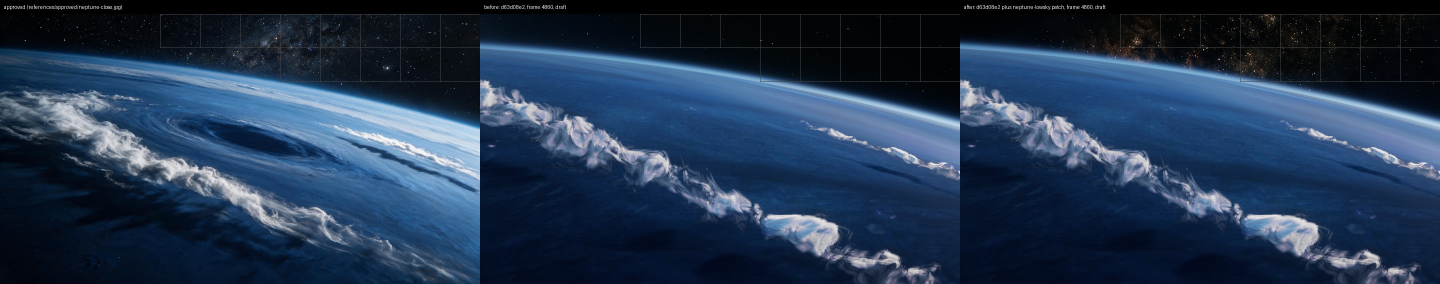
#> input picture assets-src/flightsky/neptune-4860-lowsky.jpg, 2880 x 568 px (shown at 1/2 size)
$ python shiftcheck.py ../../flightsky/neptune-4860-lowsky.jpg ../../flightsky/mercury-615-pits-lifted.png   (older library calls are emulated)
#> lines starting #> are read from the running program, lines starting #| are printed output that depends on the picture
import sys

import cv2
import numpy as np
from PIL import Image


def feat(img):
    f = img.astype(np.float32) / 255
    return cv2.GaussianBlur(f[..., 2] - f[..., 0], (0, 0), 1.5)


def blocks(a, b, block=128, step=64):
    h, w = a.shape
    out = []
    win = cv2.createHanningWindow((block, block), cv2.CV_32F)
    for y in range(0, h - block + 1, step):
        for x in range(0, w - block + 1, step):
            pa, pb = a[y:y + block, x:x + block], b[y:y + block, x:x + block]
            if pa.std() < 0.03:
                continue
            (dx, dy), resp = cv2.phaseCorrelate(pa - pa.mean(), pb - pb.mean(), win)
            out.append((x + block // 2, y + block // 2, dx, dy, resp))
    return np.array(out)


if __name__ == "__main__":
    a = np.asarray(Image.open(sys.argv[1]).convert("RGB"))
#> a is the input picture: shape (568, 2880, 3); mean R, G, B 35.4, 55.1, 80.7
    b = Image.open(sys.argv[2]).convert("RGB")
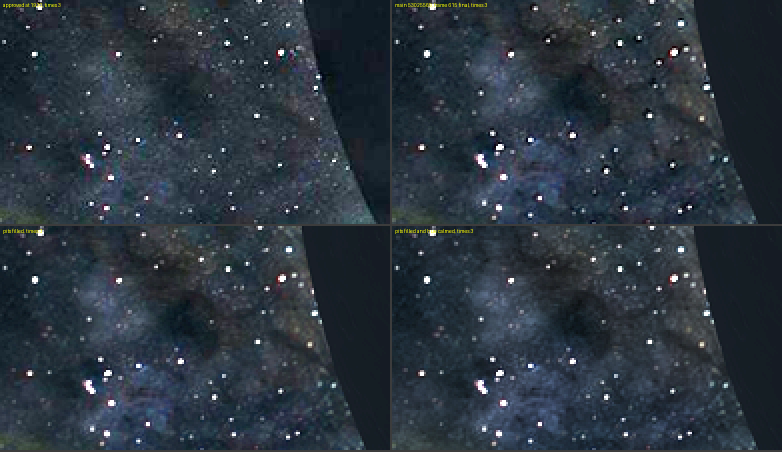
#> input picture assets-src/flightsky/mercury-615-pits-lifted.png, 1564 x 904 px (shown at 1/2 size)
#> b is the input picture: PIL image 1564x904 RGB; mean R, G, B 43.5, 53.5, 63.5
    if b.size != (a.shape[1], a.shape[0]):
        b = b.resize((a.shape[1], a.shape[0]), Image.LANCZOS)
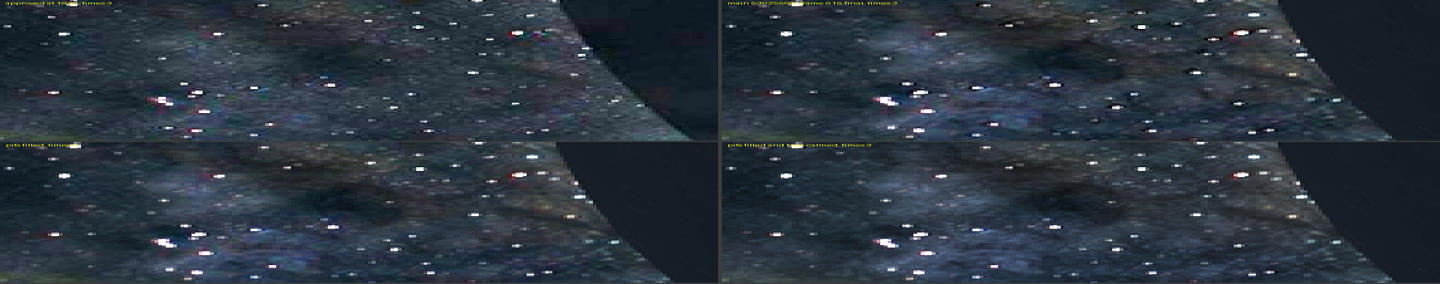
#> b: PIL image 2880x568 RGB (shown at 1/2 size); mean R, G, B 43.5, 53.4, 63.4
    b = np.asarray(b)
    r = blocks(feat(a), feat(b))
#> in feat, `return cv2.GaussianBlur(f[..., 2] - f[..., 0], (0, 0), 1.5)`:
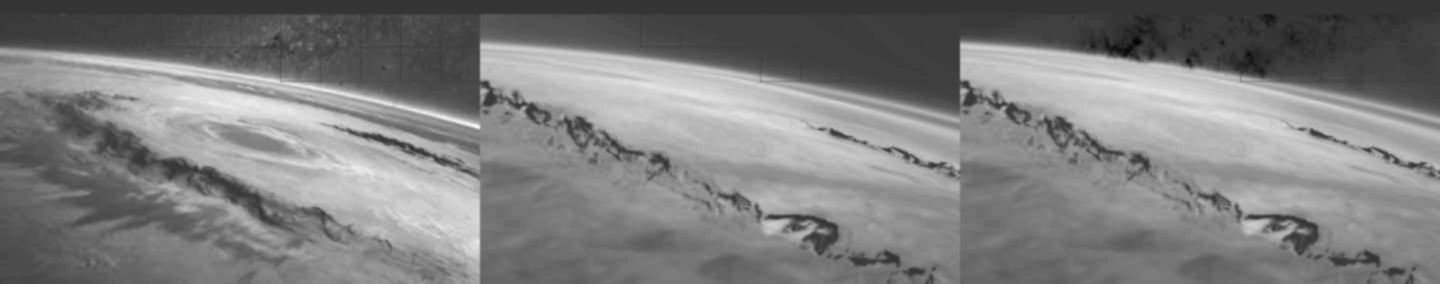
#> returned value: shape (568, 2880) float32 (shown at 1/2 size); min -0.127, max 0.489, mean 0.178; drawn with min black and max white
#> in feat (call 2), `return cv2.GaussianBlur(f[..., 2] - f[..., 0], (0, 0), 1.5)`:
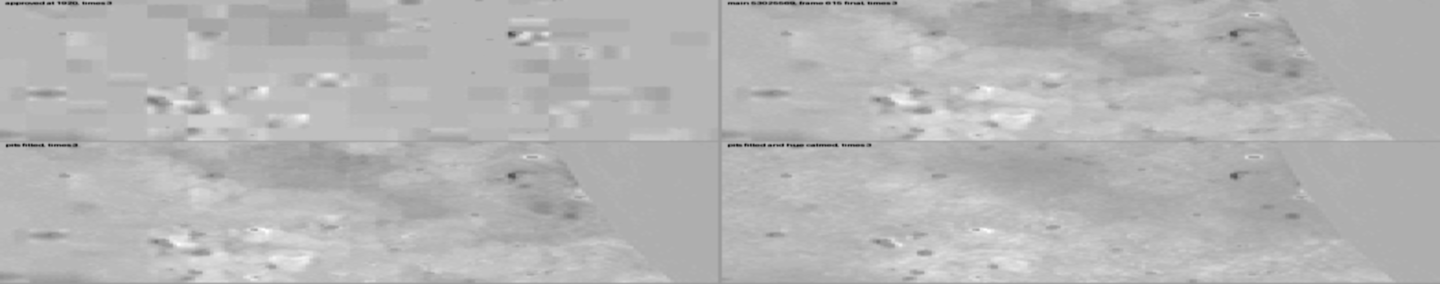
#> returned value: shape (568, 2880) float32 (shown at 1/2 size); min -0.443, max 0.29, mean 0.0783; drawn with min black and max white
#> in blocks, `h, w = a.shape`: h = 568; w = 2880
#> after the loop in blocks, `for y in range(0, h - block + 1, step):`: out = 253 items, first 6: (64, 64, 30.31, 51.61, 0.0524), (128, 64, 10.58, 37.76, 0.131), (192, 64, 62.47, -43.99, 0.148), (256, 64, -43.55, 40.81, 0.183), (320, 64, -24.98, -47.77, 0.152), (384, 64, -24.05, -31.82, 0.163)
#> r = 253 rows, first 6: [64, 64, 30.31, 51.61, 0.0524], [128, 64, 10.58, 37.76, 0.131], [192, 64, 62.47, -43.99, 0.148], [256, 64, -43.55, 40.81, 0.183], [320, 64, -24.98, -47.77, 0.152], [384, 64, -24.05, -31.82, 0.163]
    good = r[r[:, 4] > 0.25]
#> good = [[960, 128, -17.51, -21.63, 0.325], [1600, 256, -47.04, 34.29, 0.265], [1664, 256, 9.84, 31.97, 0.35], [1728, 256, 30.38, 10.76, 0.339]]
    mag = np.hypot(good[:, 2], good[:, 3])
#> mag = [27.83, 58.21, 33.45, 32.22]
    print("blocks %d of %d, shift px at %d: median %.2f p90 %.2f max %.2f, mean dx %.2f dy %.2f" % (len(good), len(r), a.shape[1], np.median(mag), np.percentile(mag, 90), mag.max(), good[:, 2].mean(), good[:, 3].mean()))
#| blocks 4 of 253, shift px at 2880: median 32.84 p90 50.78 max 58.21, mean dx -6.08 dy 13.85
    worst = good[np.argsort(-mag)[:8]]
#> worst = [[1600, 256, -47.04, 34.29, 0.265], [1664, 256, 9.84, 31.97, 0.35], [1728, 256, 30.38, 10.76, 0.339], [960, 128, -17.51, -21.63, 0.325]]
    for x, y, dx, dy, resp in worst:
        print("  at %4d %4d shift %+.2f %+.2f resp %.2f" % (x, y, dx, dy, resp))
#> this loop made 4 passes
#|   at 1600  256 shift -47.04 +34.29 resp 0.27
#|   at 1664  256 shift +9.84 +31.97 resp 0.35
#|   at 1728  256 shift +30.38 +10.76 resp 0.34
#|   at  960  128 shift -17.51 -21.63 resp 0.32
    d = np.abs(cv2.GaussianBlur(a.astype(np.float32), (0, 0), 12) - cv2.GaussianBlur(b.astype(np.float32), (0, 0), 12))
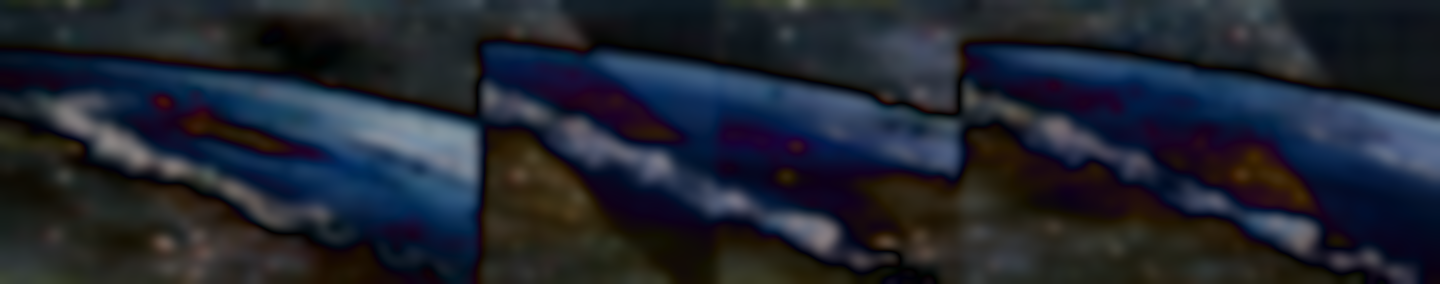
#> d: shape (568, 2880, 3) float32 (shown at 1/2 size); mean R, G, B 33.1, 37.9, 48.6
    print("low frequency difference in code values: mean %.2f p99 %.2f max %.2f" % (d.mean(), np.percentile(d, 99), d.max()))
#| low frequency difference in code values: mean 39.88 p99 129.88 max 165.23
